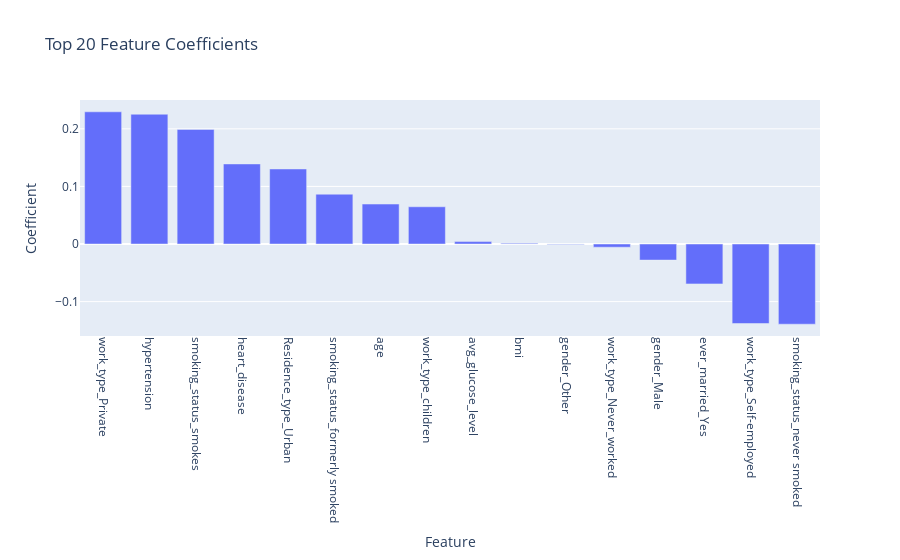

This figure's notebook cell:
### Code cell
# plot the coefficients using plotly
fig = px.bar(coef_df.head(20), x='Feature', y='Coefficient', title='Top 20 Feature Coefficients')
fig.update_layout(xaxis_tickangle=90)
fig.show()

# Save to JSON
with open("../content/coefficients.json", "w") as f:
    f.write(fig.to_json())

### Figure 1 — Plotly figure (JSON) as saved in the notebook; plotly's stock layout.template omitted (floating-point values rounded to 4 significant figures)
{"data": [{"hovertemplate": "Feature=%{x}<br>Coefficient=%{y}<extra></extra>", "legendgroup": "", "marker": {"color": "#636efa", "pattern": {"shape": ""}}, "name": "", "orientation": "v", "showlegend": false, "textposition": "auto", "type": "bar", "x": ["work_type_Private", "hypertension", "smoking_status_smokes", "heart_disease", "Residence_type_Urban", "smoking_status_formerly smoked", "age", "work_type_children", "avg_glucose_level", "bmi", "gender_Other", "work_type_Never_worked", "gender_Male", "ever_married_Yes", "work_type_Self-employed", "smoking_status_never smoked"], "xaxis": "x", "y": [0.2296, 0.2254, 0.199, 0.139, 0.1303, 0.08653, 0.06939, 0.06468, 0.004234, 0.001233, -0.0008374, -0.005498, -0.02789, -0.06927, -0.138, -0.1392], "yaxis": "y"}], "layout": {"barmode": "relative", "legend": {"tracegroupgap": 0}, "title": {"text": "Top 20 Feature Coefficients"}, "xaxis": {"anchor": "y", "domain": [0, 1], "tickangle": 90, "title": {"text": "Feature"}}, "yaxis": {"anchor": "x", "domain": [0, 1], "title": {"text": "Coefficient"}}}}
